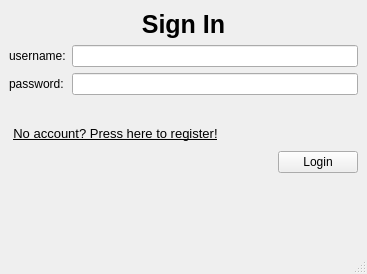
<?xml version="1.0" encoding="UTF-8"?>
<ui version="4.0">
 <class>MainWindow</class>
 <widget class="QMainWindow" name="MainWindow">
  <property name="geometry">
   <rect>
    <x>0</x>
    <y>0</y>
    <width>367</width>
    <height>274</height>
   </rect>
  </property>
  <property name="windowTitle">
   <string>BlogApp</string>
  </property>
  <property name="iconSize">
   <size>
    <width>48</width>
    <height>48</height>
   </size>
  </property>
  <widget class="QWidget" name="centralwidget">
   <layout class="QFormLayout" name="formLayout">
    <item row="0" column="0" colspan="2">
     <layout class="QHBoxLayout" name="horizontalLayout_2">
      <property name="spacing">
       <number>6</number>
      </property>
      <property name="sizeConstraint">
       <enum>QLayout::SetMaximumSize</enum>
      </property>
      <item>
       <widget class="QLabel" name="label_Sig_in">
        <property name="sizePolicy">
         <sizepolicy hsizetype="Preferred" vsizetype="Preferred">
          <horstretch>0</horstretch>
          <verstretch>0</verstretch>
         </sizepolicy>
        </property>
        <property name="minimumSize">
         <size>
          <width>0</width>
          <height>30</height>
         </size>
        </property>
        <property name="font">
         <font>
          <pointsize>19</pointsize>
          <bold>true</bold>
         </font>
        </property>
        <property name="lineWidth">
         <number>3</number>
        </property>
        <property name="text">
         <string>Sign In</string>
        </property>
        <property name="alignment">
         <set>Qt::AlignCenter</set>
        </property>
        <property name="textInteractionFlags">
         <set>Qt::NoTextInteraction</set>
        </property>
       </widget>
      </item>
     </layout>
    </item>
    <item row="1" column="0">
     <widget class="QLabel" name="label_username">
      <property name="text">
       <string>username:</string>
      </property>
      <property name="buddy">
       <cstring>lineEdit_username</cstring>
      </property>
     </widget>
    </item>
    <item row="1" column="1">
     <widget class="QLineEdit" name="lineEdit_username"/>
    </item>
    <item row="2" column="0">
     <widget class="QLabel" name="label_password">
      <property name="text">
       <string>password:</string>
      </property>
      <property name="buddy">
       <cstring>lineEdit_password</cstring>
      </property>
     </widget>
    </item>
    <item row="2" column="1">
     <widget class="QLineEdit" name="lineEdit_password">
      <property name="echoMode">
       <enum>QLineEdit::Password</enum>
      </property>
     </widget>
    </item>
    <item row="3" column="0" colspan="2">
     <layout class="QVBoxLayout" name="verticalLayout_3">
      <item>
       <widget class="QLabel" name="label_login_failed">
        <property name="font">
         <font>
          <pointsize>10</pointsize>
         </font>
        </property>
        <property name="text">
         <string/>
        </property>
       </widget>
      </item>
      <item>
       <layout class="QHBoxLayout" name="horizontalLayout_4">
        <item>
         <widget class="QPushButton" name="register_button">
          <property name="sizePolicy">
           <sizepolicy hsizetype="Minimum" vsizetype="Minimum">
            <horstretch>0</horstretch>
            <verstretch>0</verstretch>
           </sizepolicy>
          </property>
          <property name="font">
           <font>
            <pointsize>10</pointsize>
            <underline>true</underline>
            <strikeout>false</strikeout>
            <kerning>true</kerning>
           </font>
          </property>
          <property name="cursor">
           <cursorShape>PointingHandCursor</cursorShape>
          </property>
          <property name="text">
           <string>No account? Press here to register!</string>
          </property>
          <property name="iconSize">
           <size>
            <width>16</width>
            <height>8</height>
           </size>
          </property>
          <property name="autoRepeatInterval">
           <number>1</number>
          </property>
          <property name="flat">
           <bool>true</bool>
          </property>
         </widget>
        </item>
        <item>
         <spacer name="register_buttonSpcacer">
          <property name="orientation">
           <enum>Qt::Horizontal</enum>
          </property>
          <property name="sizeHint" stdset="0">
           <size>
            <width>40</width>
            <height>20</height>
           </size>
          </property>
         </spacer>
        </item>
       </layout>
      </item>
      <item>
       <layout class="QHBoxLayout" name="horizontalLayout_6">
        <item>
         <spacer name="horizontalSpacer">
          <property name="orientation">
           <enum>Qt::Horizontal</enum>
          </property>
          <property name="sizeHint" stdset="0">
           <size>
            <width>40</width>
            <height>20</height>
           </size>
          </property>
         </spacer>
        </item>
        <item>
         <widget class="QPushButton" name="login_button">
          <property name="cursor">
           <cursorShape>PointingHandCursor</cursorShape>
          </property>
          <property name="text">
           <string>Login</string>
          </property>
         </widget>
        </item>
       </layout>
      </item>
     </layout>
    </item>
   </layout>
  </widget>
  <widget class="QMenuBar" name="menubar">
   <property name="geometry">
    <rect>
     <x>0</x>
     <y>0</y>
     <width>367</width>
     <height>22</height>
    </rect>
   </property>
  </widget>
  <widget class="QStatusBar" name="statusbar"/>
 </widget>
 <resources/>
 <connections/>
</ui>
